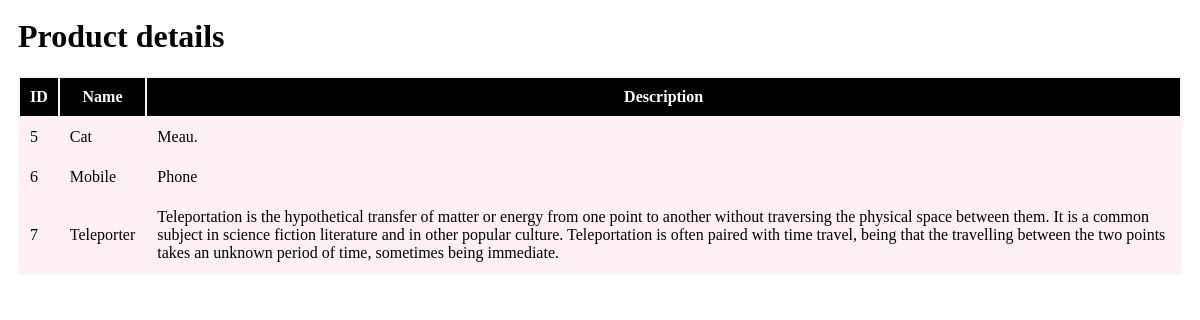
Screenshot of /demand/product with the database file from the repository.
### demand/models.py (models this page shows)
class Product(models.Model):
    pid = models.AutoField(primary_key = True)
    name = models.CharField(max_length = 30, unique = True)
    description = models.TextField()

### demand/views.py (the view)
def product_data(request):
    myColumns = [f.name for f in Product._meta.get_fields()]
    df = pd.DataFrame(Product.objects.all().values(*myColumns)[1:])
    jsonRecords = df.reset_index().to_json(orient ='records')
    data = json.loads(jsonRecords)
    return render(request, 'productDetailsTable.html', {'data': data})

### demand/templates/productDetailsTable.html (shortened to what this page needs)
<html>
    <head>
    </head>
    <body>
         <h1>Product details</h1>
        <table>
            <thead>
                <tr>
                    <th>ID</th>
                    <th>Name</th>
                    <th>Description</th>
                </tr>
            </thead>
            <tbody>
                {% if data %}
                {% for i in data %}
                <tr>
                    <td>{{i.pid}}</td>
                    <td>{{i.name}}</td>
                    <td>{{i.description}}</td>
                </tr>
                {% endfor %}
                {% endif %}
            </tbody>
        </table>
    </body>
</html>

### demand/templates/productDetailsTable.html (style rules this page uses)
body { padding: 10px; }
table { width: 100%; background-color: lavenderblush; }
thead { background-color: black; color: white; }
th, td { padding: 10px; }

### rows the page displays
Product: pid "5", name "Cat", description "Meau."
Product: pid "6", name "Mobile", description "Phone"
Product: pid "7", name "Teleporter", description "Teleportation is the hypothetical transfer of matter or energy from one point to another without traversing the physical space between them. It is a common subject in science fiction literature and in other popular culture. Teleportation is often paired with time travel, being that the travelling between the two points takes an unknown period of time, sometimes being immediate."
